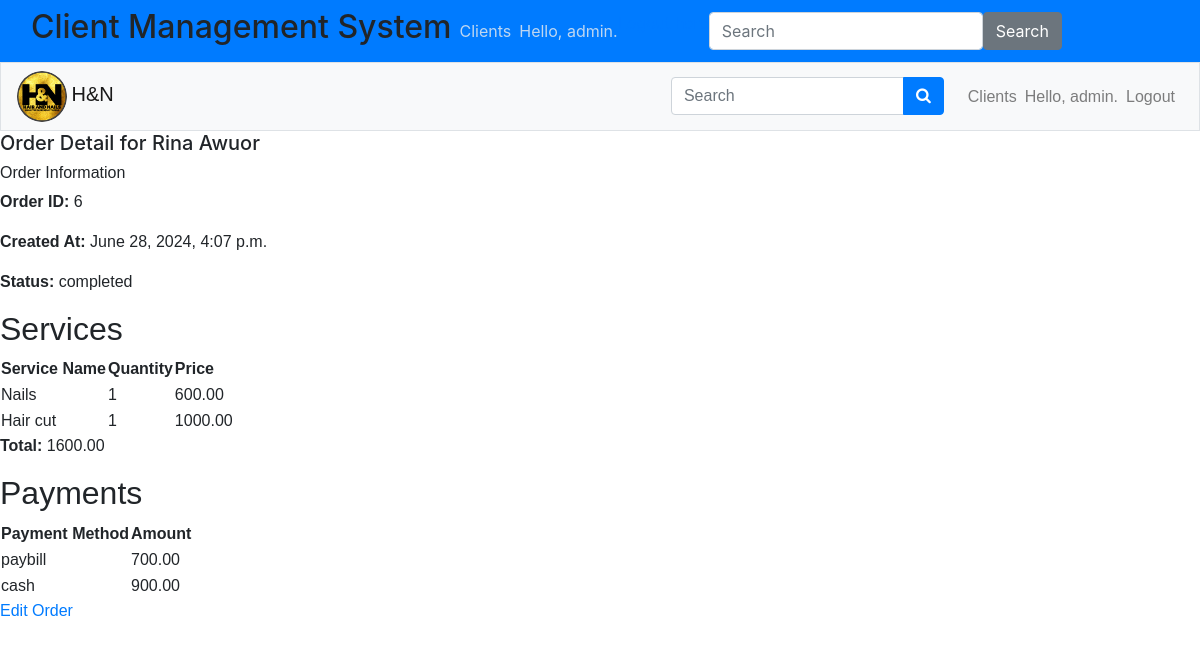
Page /services/order/6/ (signed in) on the earlier database version.
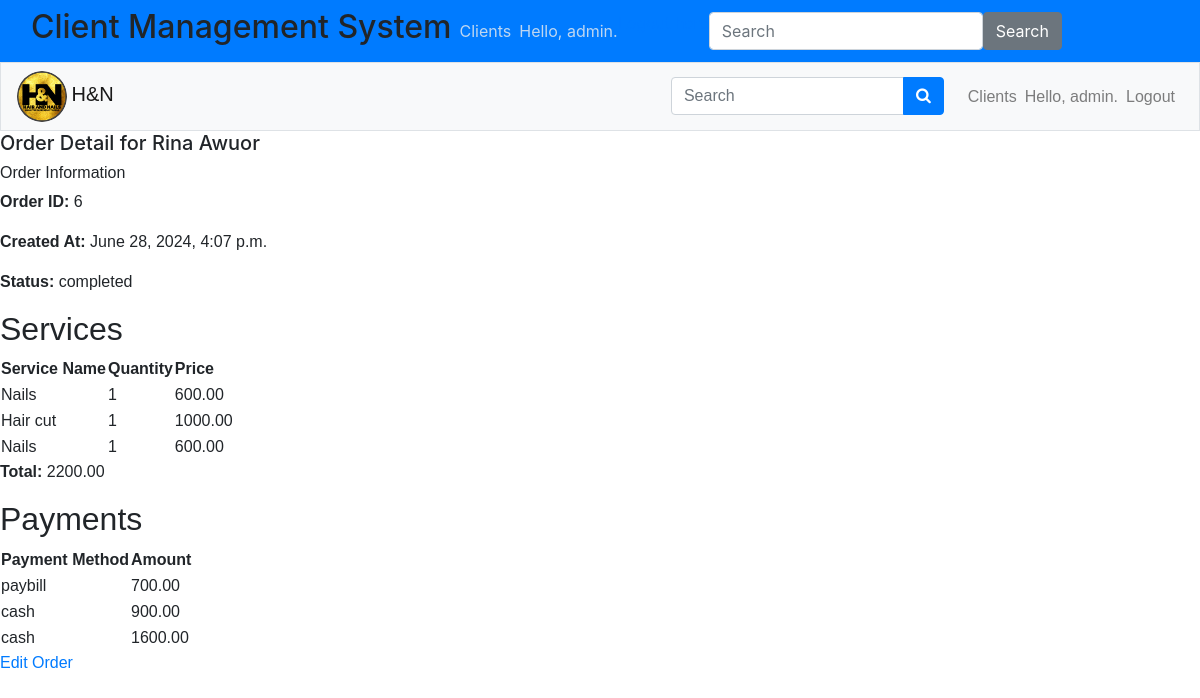
Same page on the later database version.
### services/models.py (models this page shows, shortened)
class OrderItem(models.Model):
    order = models.ForeignKey(Order, on_delete=models.CASCADE)
    service = models.ForeignKey(Service, on_delete=models.CASCADE)
    quantity = models.PositiveIntegerField(default=1)

class Service(models.Model):
    name = models.CharField(max_length=200)
    price = models.DecimalField(max_digits=10, decimal_places=2)
    description = models.TextField(blank=True, null=True)
    duration = models.DurationField(blank=True, null=True)

class Order(models.Model):
    client = models.ForeignKey(Client, on_delete=models.CASCADE)
    created_at = models.DateTimeField(default=timezone.now)
    status = models.CharField(max_length=10, choices=[('pending', 'Pending'), ('completed', 'Completed')], default='pending')
    total = models.DecimalField(max_digits=10, decimal_places=2, default=0)

class Payment(models.Model):
    PAYMENT_METHODS = [
        ('cash', 'Cash'),
        ('paybill', 'Paybill'),
        ('till_number', 'Till Number')
    ]
    order = models.ForeignKey(Order, on_delete=models.CASCADE)
    method = models.CharField(max_length=20, choices=PAYMENT_METHODS)
    amount = models.DecimalField(max_digits=10, decimal_places=2)

### users/models.py (models this page shows, shortened)
class Client(models.Model):
    first_name = models.CharField(max_length=100)
    second_name = models.CharField(max_length=100)
    email = models.EmailField(unique=True)
    phone = models.CharField(max_length=15, unique=True)
    points = models.IntegerField(default=0)
    referral_points = models.IntegerField(default=0)
    date_of_birth = models.DateField(null=True, blank=True)
    birthday_points = models.IntegerField(default=0)
    referred_by = models.ForeignKey('self', null=True, blank=True, on_delete=models.SET_NULL)
    card_paid = models.BooleanField(default=False)
    card_issued = models.BooleanField(default=False)

### services/views.py (the view)
# urls.py: path('order/<int:order_id>/', views.order_detail, name='order_detail'),
@login_required
def order_detail(request, order_id):
    order = get_object_or_404(Order, id=order_id)
    return render(request, 'services/order_detail.html', {'order': order})

### services/templates/services/order_detail.html (shortened to what this page needs)
<!DOCTYPE html>
<html>
<head>
    {% extends 'users/base.html' %}
    {% block header %}
    <h5>Order Detail for {{ order.client.first_name }} {{ order.client.second_name }}</h5>
    {% endblock header %}
    {% block content %}
    <h6>Order Information</h6>
    <p><strong>Order ID:</strong> {{ order.id }}</p>
    <p><strong>Created At:</strong> {{ order.created_at }}</p>
    <p><strong>Status:</strong> {{ order.status }}</p>
    <h2>Services</h2>
    <table>
        <thead>
            <tr>
                <th>Service Name</th>
                <th>Quantity</th>
                <th>Price</th>
            </tr>
        </thead>
        <tbody>
            {% for item in order.orderitem_set.all %}
                <tr>
                    <td>{{ item.service.name }}</td>
                    <td>{{ item.quantity }}</td>
                    <td>{{ item.service.price }}</td>
                </tr>
            {% endfor %}
        </tbody>
    </table>
    <p><strong>Total:</strong> {{ order.total }}</p>
    <h2>Payments</h2>
    <table>
        <thead>
            <tr>
                <th>Payment Method</th>
                <th>Amount</th>
            </tr>
        </thead>
        <tbody>
            {% for payment in order.payment_set.all %}
                <tr>
                    <td>{{ payment.method }}</td>
                    <td>{{ payment.amount }}</td>
                </tr>
            {% endfor %}
        </tbody>
    </table>
    <a class="button" href="{% url 'services:edit_order' order.id %}">Edit Order</a>
    {% endblock content %}

Differences in the rows shown:
changed Order "completed": total "1600.00" → "2200.00"
added OrderItem: service.name "Nails", quantity "1", service.price "600.00"
added Payment: method "cash", amount "1600.00"
